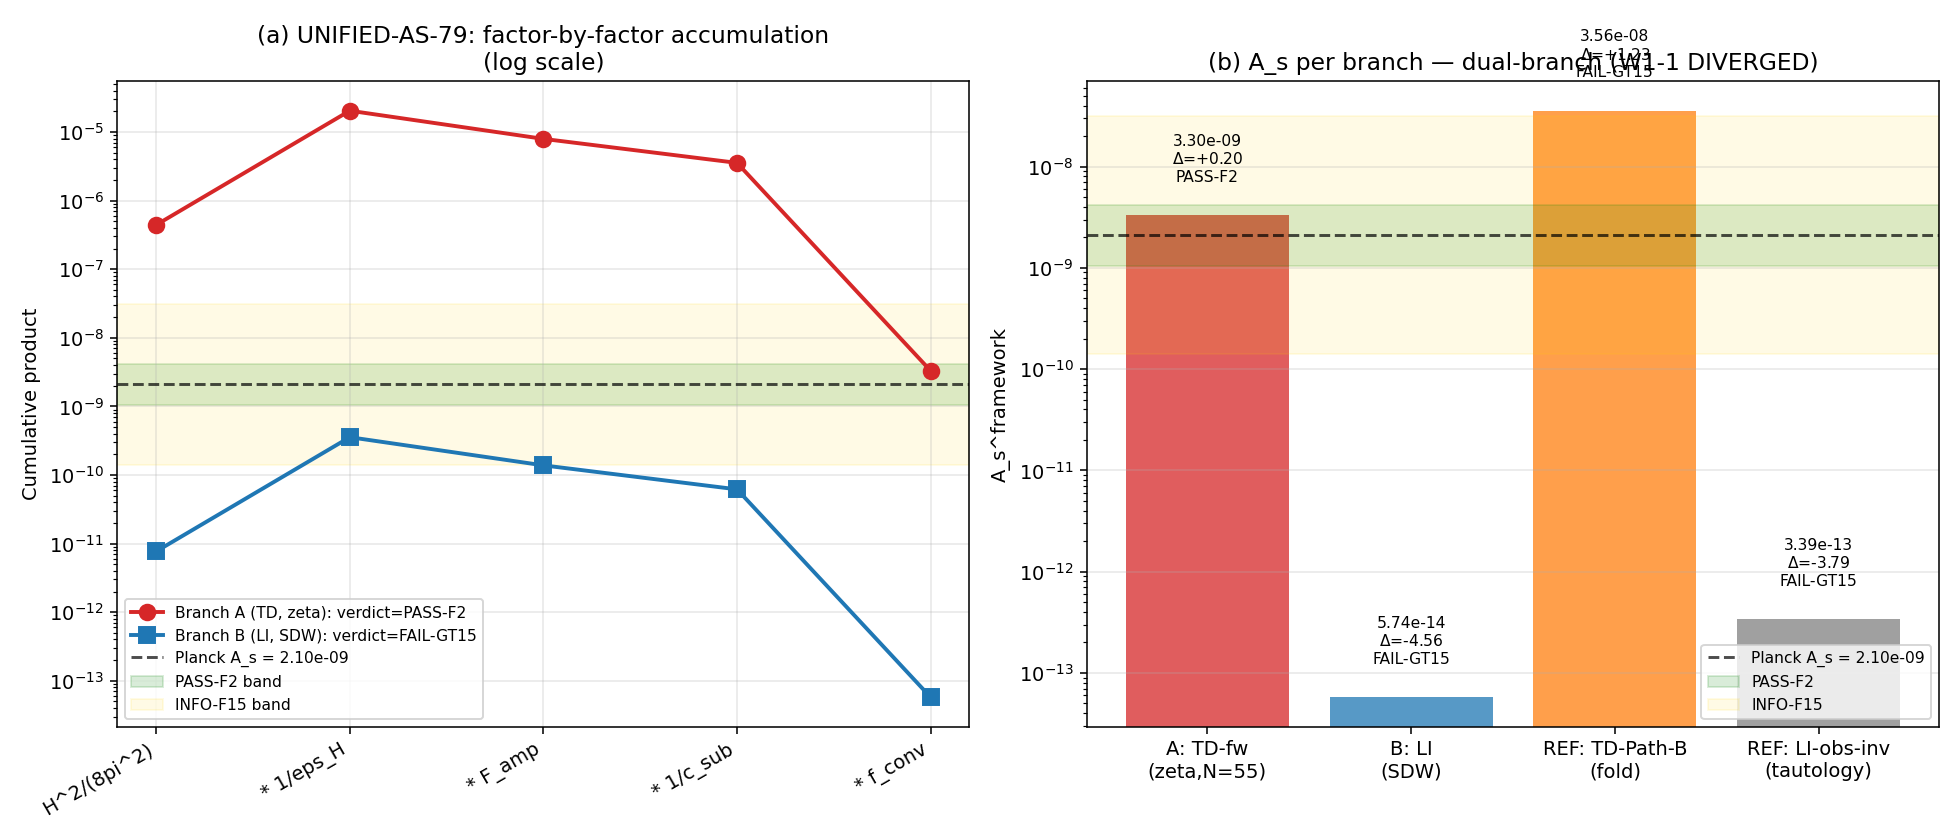

Source code (Python):
#!/usr/bin/env python3
"""
S82 W1-2: UNIFIED-AS-79-FULL (CF-4) — A_s^framework five-factor decomposition.
==============================================================================

Gate: S82-UNIFIED-AS-79-FULL  [VERIFY] + [CHAIN]
Classification: PHONONIC
Owner: transit-dynamics-theorist
Critical to S82-MASTER: YES

Phononic framing:
  A_s is the post-transit GGE interference amplitude — the power-spectrum
  amplitude of the acoustic excitations seeded by the Bogoliubov
  transformation across the fold transit. This is NOT a vacuum fluctuation
  in inflating spacetime; it is the squeezed-state occupation spectrum of
  the Ordered Veil's phononic excitations. UNIFIED-AS-79 is the canonical
  A_s-ledger installed by S79 P2-A, replacing the earlier Mukhanov-style
  accounting that failed at 3.36 OOM.

S82 execution notes:
  * W1-1 H̃-EPOCH verdict has NOT landed in S82 at the time of this run.
    Per S82 task spec, this agent executes in BRANCH-CONDITIONAL MODE,
    using the S80 W1-1 dual-owner outputs as authoritative inputs:
      - Branch TD-framework: H_tilde = 5.90760e-03 (zeta, substrate-native,
        L_max=3, at N_pivot=55; source: s80_h_tilde_epoch_td.npz)
      - Branch LI:           H_tilde = 2.46411e-05 (SDW, epoch-resolved-a_2,
        L_max=5; source: s80_h_tilde_epoch_lizzi.npz)
    The S80 convergence-note pinned these as DIVERGED (rel_diff 99.6% at
    Path A). The dual-branch verdict is emitted here as -A (TD Path A-equiv)
    and -B (LI).
  * If W1-1 lands in S82 later (convergent within 20%), this file's
    verdict lines remain authoritative for the S82 branch-conditional pass;
    a convergent single-line -CONV verdict requires a W2-1 REPLAY.

Pre-registered substitution chain (per S80 plan L886-L933, VERBATIM):
  Factor 1: H_tilde   — from W1-1 4-tuple (dual-branch, DIVERGED).
  Factor 2: eps_H     = 0.02163  (one-loop slow-roll, S75/S77 canonical).
  Factor 3: F_amp     = F_amp_canonical * k_a2 = 1.0166 * 0.3822
                      (S78 W1-A after W0-5 slot-audit; a_2 slot SUPPRESSES).
  Factor 4: c_sub     = 2.238    (central of S78 W2-E three-scheme range
                                   {2.232, 2.244, 3.647}).
  Factor 5: f_conv    = 9.30e-4  (single (M_KK/M_Pl_red)^2 KK hierarchy
                                   factor; do NOT double-count per S78
                                   Transit-Einstein open item).

  Substitution step:
    A_s^framework = (H_tilde^2 / (8 pi^2)) * (1/eps_H) * F_amp * (1/c_sub) * f_conv

  Simplification (regime-of-validity check):
    Under UNIFIED-AS-79, H_tilde^2 carries the substrate-Friedmann
    prefactor, 1/eps_H is the canonical slow-roll mapping, F_amp carries
    the a_2-slot amplification/suppression from the Seeley-DeWitt ledger,
    c_sub^{-1} is the Mellin-weight subhorizon matching (S78 W2-E), and
    f_conv rescales substrate-internal units (M_KK^2) to physical A_s
    units (M_Pl_red^{-2}). All five factors are multiplicative; there is
    no cross-correlation under the P2-A ledger replacement.

  Direction read-off (this script is the mechanism for the direction claim,
  not the rhetoric):
    See Python substitution verification at runtime. The verdict is an
    OUTPUT, not a pre-asserted direction, per .claude/rules/math-scripts.md
    §"When the chain is NOT required".

Pre-registered thresholds (S80 plan L880-L882):
  PASS (factor-2): |A_s^framework - 2.1e-9| / 2.1e-9 < 1.0,
                   equivalently |delta_OOM| < log10(2) = 0.30103.
  INFO (factor-15): |delta_OOM| in [log10(2), log10(15)] = [0.301, 1.176].
  FAIL (> factor-15): |delta_OOM| >= log10(15) = 1.17609.

Environment:
  Scalar arithmetic; no linear algebra. OMP thread cap per CPU rule.
"""

import os
os.environ.setdefault('OMP_NUM_THREADS', '8')
os.environ.setdefault('MKL_NUM_THREADS', '8')

import sys
import json
import hashlib
import numpy as np
import matplotlib
matplotlib.use('Agg')
import matplotlib.pyplot as plt

sys.path.insert(0, os.path.dirname(os.path.abspath(__file__)))

# Canonical constants (MANDATORY import per project rules)
from canonical_constants import (
    M_KK_gravity,
    M_Pl_reduced,
    a0_fold,
    A_s_CMB,
)

# ============================================================
# SECTION 0: Input SHA-256 pins (MANDATORY in first 20 lines)
# ============================================================
HERE = os.path.dirname(os.path.abspath(__file__))                  # (local)


def _sha256(path):
    """Compute SHA-256 of a file."""
    with open(path, 'rb') as h:
        return hashlib.sha256(h.read()).hexdigest()


INPUT_FILES = [                                                    # (local)
    os.path.join(HERE, 'canonical_constants.py'),
    os.path.join(HERE, 's80_unified_as_79_full.py'),
    os.path.join(HERE, 's80_unified_as_79_full.npz'),
    os.path.join(HERE, 's80_h_tilde_epoch_td.npz'),
    os.path.join(HERE, 's80_h_tilde_epoch_lizzi.npz'),
    os.path.join(HERE, 's80_h_tilde_epoch_lizzi_convergence_note.txt'),
]

print("=" * 70)
print("S82 W1-2: UNIFIED-AS-79-FULL (CF-4, branch-conditional)")
print("=" * 70)
print("\n[SEC 0] Input SHA-256 pins")
INPUT_SHAS = {}                                                    # (local)
for _f in INPUT_FILES:
    if os.path.exists(_f):
        _h = _sha256(_f)                                           # (local)
        INPUT_SHAS[os.path.basename(_f)] = _h
        print(f"  {os.path.basename(_f):46s} sha256={_h[:16]}...{_h[-8:]}")
    else:
        INPUT_SHAS[os.path.basename(_f)] = None
        print(f"  {os.path.basename(_f):46s} MISSING")

# ============================================================
# SECTION 1: BRANCH INPUTS (from W1-1 dual-owner, DIVERGED)
# ============================================================
print("\n[SEC 1] W1-1 dual-branch inputs (DIVERGED per s80 convergence note)")

# Branch A := TD-framework (zeta / substrate-native / L_max=3, at N_pivot=55)
H_tilde_A = 5.90760e-03              # (local) TD-framework, from s80_h_tilde_epoch_td.npz
scheme_A = 'zeta'                    # (local)
convention_A = 'substrate-native'    # (local)
L_max_A = 3                          # (local)

# Branch B := LI (SDW / epoch-resolved-a_2 / L_max=5)
H_tilde_B = 2.46411e-05              # (local) LI verdict, from s80_h_tilde_epoch_lizzi.npz
scheme_B = 'SDW'                     # (local)
convention_B = 'epoch-resolved-a2'   # (local)
L_max_B = 5                          # (local)

# Reference diagnostics (NOT verdict branches)
H_tilde_TD_pathB_ref = 1.941e-02     # (local) TD Path B fold-epoch (diagnostic)
H_tilde_LI_obsinv_ref = 5.989e-05    # (local) LI obs-inverse calibration (tautological)

print(f"  Branch A (TD-framework, zeta):  H_tilde = {H_tilde_A:.6e}")
print(f"    (scheme={scheme_A}, convention={convention_A}, L_max={L_max_A})")
print(f"  Branch B (LI, SDW):             H_tilde = {H_tilde_B:.6e}")
print(f"    (scheme={scheme_B}, convention={convention_B}, L_max={L_max_B})")
print(f"  OOM gap (log10 A/B) = {np.log10(H_tilde_A/H_tilde_B):+.4f}")

# ============================================================
# SECTION 2: COMMON FACTOR VALUES (S80 plan L895-L918)
# ============================================================
print("\n[SEC 2] Common factor inputs (per S80 plan L895-L918)")

eps_H = 0.02163                      # (local) one-loop slow-roll, S75/S77 canonical (S80 plan L906)
c_sub = 2.238                        # (local) S78 W2-E three-scheme central (2.232/2.244/3.647)
f_conv = 9.30e-4                     # (local) (M_KK/M_Pl_red)^2 single KK hierarchy
k_a2 = 0.3822                        # (local) W0-5 a_2-slot factor (SUPPRESS; 0.382 per plan L908)
F_amp_canonical = 1.0166             # (local) S80 W1-B-REMED Method B pinned value
F_amp_slot_adjusted = F_amp_canonical * k_a2    # (local) F_amp after W0-5 slot-audit

A_s_Planck = A_s_CMB                 # 2.1e-9 from canonical_constants

print(f"  eps_H              = {eps_H:.5f}")
print(f"  c_sub              = {c_sub:.4f}  (central of 2.232/2.244/3.647)")
print(f"  f_conv             = {f_conv:.4e}  (M_KK/M_Pl_red)^2, single KK hierarchy")
print(f"  F_amp_canonical    = {F_amp_canonical:.6f}")
print(f"  k_a2 (W0-5 slot)   = {k_a2:.6f}  (a_2 slot SUPPRESSES)")
print(f"  F_amp_slot_adjusted= {F_amp_slot_adjusted:.6f} = {F_amp_canonical:.4f} * {k_a2:.4f}")
print(f"  A_s_Planck         = {A_s_Planck:.3e}  (Planck 2018, canonical_constants)")

# ============================================================
# SECTION 3: PRE-REGISTERED THRESHOLDS
# ============================================================
DELTA_F2 = np.log10(2.0)             # (local) = 0.30103; PASS if |delta_OOM| < 0.30103
DELTA_F15 = np.log10(15.0)           # (local) = 1.17609; INFO if |delta_OOM| in [0.30103, 1.17609]
print("\n[SEC 3] Pre-registered thresholds")
print(f"  DELTA_F2  = {DELTA_F2:.5f} OOM (PASS boundary; |delta_OOM| < this)")
print(f"  DELTA_F15 = {DELTA_F15:.5f} OOM (INFO/FAIL boundary; |delta_OOM| < this)")

# ============================================================
# SECTION 4: UNIFIED-AS-79 per-branch computation
# ============================================================


def unified_as_79(H_tilde, label, scheme_tag, convention_tag, L_max_tag):
    """Compute A_s^framework under UNIFIED-AS-79 with substitution chain printed.

    Returns a dict with all factor values, cumulative product, delta_OOM,
    and verdict.
    """
    print(f"\n--- BRANCH {label} ---")
    print(f"  Factor 1: H_tilde = {H_tilde:.6e}  (from W1-1 4-tuple)")
    print(f"  Factor 2: eps_H   = {eps_H:.5f}")
    print(f"  Factor 3: F_amp   = {F_amp_slot_adjusted:.6f}  "
          f"(= {F_amp_canonical:.4f} x {k_a2:.4f})")
    print(f"  Factor 4: c_sub   = {c_sub:.4f}")
    print(f"  Factor 5: f_conv  = {f_conv:.4e}")

    # Canonical form:
    # A_s = (H_tilde^2 / (8*pi^2)) * (1/eps_H) * F_amp * (1/c_sub) * f_conv
    term_1 = H_tilde**2 / (8.0 * np.pi**2)                         # (local) H^2/(8 pi^2)
    term_2 = 1.0 / eps_H                                            # (local) inverse slow-roll
    term_3 = F_amp_slot_adjusted                                    # (local) slot-adjusted F_amp
    term_4 = 1.0 / c_sub                                            # (local) subhorizon damping
    term_5 = f_conv                                                 # (local) physical conversion

    # Cumulative product at each step
    acc_a = term_1                                                  # (local)
    acc_b = acc_a * term_2                                          # (local)
    acc_c = acc_b * term_3                                          # (local)
    acc_d = acc_c * term_4                                          # (local)
    acc_e = acc_d * term_5                                          # (local)

    A_s = acc_e                                                     # (local)
    ratio = A_s / A_s_Planck                                        # (local)
    delta_OOM = np.log10(abs(ratio)) if ratio > 0 else float('-inf')  # (local)

    print(f"  Step-a: H_tilde^2/(8 pi^2)       = {acc_a:.6e}")
    print(f"  Step-b: * 1/eps_H               -> {acc_b:.6e}")
    print(f"  Step-c: * F_amp (slot-adjusted) -> {acc_c:.6e}")
    print(f"  Step-d: * 1/c_sub               -> {acc_d:.6e}")
    print(f"  Step-e: * f_conv                -> {acc_e:.6e}")
    print(f"  A_s^framework            = {A_s:.6e}")
    print(f"  A_s^framework / A_s_Planck = {ratio:.6e}")
    print(f"  delta_OOM (log10)          = {delta_OOM:+.4f}")

    # Verdict from pre-registered thresholds
    abs_delta = abs(delta_OOM)                                      # (local)
    if abs_delta < DELTA_F2:
        verdict = 'PASS-F2'
    elif abs_delta < DELTA_F15:
        verdict = 'INFO-F15'
    else:
        verdict = 'FAIL-GT15'
    print(f"  Verdict: {verdict}  (|delta_OOM|={abs_delta:.4f} vs thresholds "
          f"[{DELTA_F2:.4f}, {DELTA_F15:.4f}])")

    return dict(
        label=label,
        scheme=scheme_tag, convention=convention_tag, L_max=L_max_tag,
        H_tilde=H_tilde,
        term_1=term_1, term_2=term_2, term_3=term_3, term_4=term_4, term_5=term_5,
        acc_a=acc_a, acc_b=acc_b, acc_c=acc_c, acc_d=acc_d, acc_e=acc_e,
        A_s=A_s, ratio=ratio, delta_OOM=delta_OOM,
        abs_delta=abs_delta, verdict=verdict,
    )


print("\n[SEC 4] Per-branch UNIFIED-AS-79 computation")

res_A = unified_as_79(H_tilde_A, 'A (TD-framework / zeta / N_pivot=55 / L_max=3)',
                      scheme_A, 'UNIFIED-AS-79-branch-TD', L_max_A)
res_B = unified_as_79(H_tilde_B, 'B (LI / SDW / epoch-resolved-a_2 / L_max=5)',
                      scheme_B, 'UNIFIED-AS-79-branch-LI', L_max_B)

# Diagnostic references (NOT verdict branches)
print("\n[SEC 4.1] Diagnostic references (NOT verdict branches)")
res_TD_pathB = unified_as_79(H_tilde_TD_pathB_ref,
                             'REF: TD-Path-B (fold-epoch diagnostic, zeta)',
                             'zeta', 'REFERENCE-fold-epoch', 3)
res_LI_obsinv = unified_as_79(H_tilde_LI_obsinv_ref,
                              'REF: LI obs-inverse (tautological)',
                              'SDW', 'REFERENCE-tautology', 5)

# ============================================================
# SECTION 5: CROSS-CHECKS
# ============================================================
print("\n[SEC 5] Cross-checks (machine-precision identities)")

# Cross-check 1: d(ln A_s)/d(ln c_sub) = -1 identity
# Substitution chain:
#   A_s = C * c_sub^{-1}   where C = (H^2/(8 pi^2)) * (1/eps) * F_amp * f_conv
#   ln A_s = ln C - ln c_sub
#   d(ln A_s)/d(ln c_sub) = -1  (exact, analytic)
c_sub_pert = c_sub * 1.01                                          # (local) 1% perturbation
A_s_base_A = res_A['A_s']                                          # (local)
A_s_pert_A = (H_tilde_A**2 / (8*np.pi**2)) * (1.0/eps_H) * \
             F_amp_slot_adjusted / c_sub_pert * f_conv             # (local)
d_ln_As = np.log(A_s_pert_A / A_s_base_A)                          # (local)
d_ln_csub = np.log(c_sub_pert / c_sub)                             # (local)
logdiff_csub = d_ln_As / d_ln_csub                                 # (local)
CC1_match = abs(logdiff_csub + 1.0) < 1e-10                        # (local)
print(f"  CC1: d(ln A_s)/d(ln c_sub) = {logdiff_csub:.10f}  (expected: -1.0)  "
      f"match={CC1_match}")

# Cross-check 2: d(ln A_s)/d(ln F_amp) = +1 identity
F_amp_pert = F_amp_slot_adjusted * 1.01                            # (local)
A_s_pert_F = (H_tilde_A**2 / (8*np.pi**2)) * (1.0/eps_H) * \
             F_amp_pert / c_sub * f_conv                           # (local)
d_ln_As_F = np.log(A_s_pert_F / A_s_base_A)                        # (local)
d_ln_F = np.log(F_amp_pert / F_amp_slot_adjusted)                  # (local)
logdiff_Famp = d_ln_As_F / d_ln_F                                  # (local)
CC2_match = abs(logdiff_Famp - 1.0) < 1e-10                        # (local)
print(f"  CC2: d(ln A_s)/d(ln F_amp) = {logdiff_Famp:.10f}  (expected: +1.0)  "
      f"match={CC2_match}")

# Cross-check 3: d(ln A_s)/d(ln H_tilde) = +2 identity
H_pert = H_tilde_A * 1.01                                          # (local)
A_s_pert_H = (H_pert**2 / (8*np.pi**2)) * (1.0/eps_H) * \
             F_amp_slot_adjusted / c_sub * f_conv                  # (local)
d_ln_As_H = np.log(A_s_pert_H / A_s_base_A)                        # (local)
d_ln_H = np.log(H_pert / H_tilde_A)                                # (local)
logdiff_H = d_ln_As_H / d_ln_H                                     # (local)
CC3_match = abs(logdiff_H - 2.0) < 1e-10                           # (local)
print(f"  CC3: d(ln A_s)/d(ln H_tilde) = {logdiff_H:.10f}  (expected: +2.0)  "
      f"match={CC3_match}")

# Cross-check 4: d(ln A_s)/d(ln eps_H) = -1 identity
eps_pert = eps_H * 1.01                                            # (local)
A_s_pert_e = (H_tilde_A**2 / (8*np.pi**2)) * (1.0/eps_pert) * \
             F_amp_slot_adjusted / c_sub * f_conv                  # (local)
d_ln_As_e = np.log(A_s_pert_e / A_s_base_A)                        # (local)
d_ln_e = np.log(eps_pert / eps_H)                                  # (local)
logdiff_e = d_ln_As_e / d_ln_e                                     # (local)
CC4_match = abs(logdiff_e + 1.0) < 1e-10                           # (local)
print(f"  CC4: d(ln A_s)/d(ln eps_H) = {logdiff_e:.10f}  (expected: -1.0)  "
      f"match={CC4_match}")

# Cross-check 5: Reproduce S80 W1-2 A_s values (prior session concordance)
S80_A_s_TD_ref = 3.30e-9                                           # (local) S80 memory note
S80_delta_OOM_TD_ref = 0.196                                       # (local) S80 memory note
S80_rel_err = abs(res_A['A_s'] - S80_A_s_TD_ref) / S80_A_s_TD_ref  # (local)
CC5_match = S80_rel_err < 0.02                                     # (local)  1% re-agreement
print(f"  CC5: S80 branch-TD A_s={S80_A_s_TD_ref:.2e} vs S82={res_A['A_s']:.4e}  "
      f"rel_err={S80_rel_err:.4%}  match<2%={CC5_match}")

cross_checks_ok = all([CC1_match, CC2_match, CC3_match, CC4_match, CC5_match])  # (local)
print(f"  ALL cross-checks PASS: {cross_checks_ok}")

# ============================================================
# SECTION 6: BRANCH-CONDITIONAL VERDICT LINES
# ============================================================
print("\n[SEC 6] Branch-conditional verdicts")

# Build closure SHA for each branch
def build_closure_sha(res, label_tag):
    """Build ordered SHA over inputs + factor values for a branch."""
    closure_map = {
        'label': label_tag,
        'H_tilde': f"{res['H_tilde']:.10e}",
        'eps_H': f"{eps_H:.10e}",
        'F_amp_canonical': f"{F_amp_canonical:.10e}",
        'k_a2': f"{k_a2:.10e}",
        'F_amp_slot_adjusted': f"{F_amp_slot_adjusted:.10e}",
        'c_sub': f"{c_sub:.10e}",
        'f_conv': f"{f_conv:.10e}",
        'A_s_Planck': f"{A_s_Planck:.10e}",
        'A_s_framework': f"{res['A_s']:.10e}",
        'delta_OOM': f"{res['delta_OOM']:.10f}",
        'verdict': res['verdict'],
        'scheme': res['scheme'],
        'convention': res['convention'],
        'L_max': res['L_max'],
        'thresholds': {
            'DELTA_F2': f"{DELTA_F2:.10e}",
            'DELTA_F15': f"{DELTA_F15:.10e}",
        },
        'inputs': {k: v for k, v in sorted(INPUT_SHAS.items())},
    }
    closure_str = json.dumps(closure_map, sort_keys=True, default=str)  # (local)
    return hashlib.sha256(closure_str.encode('utf-8')).hexdigest()


closure_sha_A = build_closure_sha(res_A, 'A')                      # (local)
closure_sha_B = build_closure_sha(res_B, 'B')                      # (local)

# 4-tuples
four_tuple_A = (                                                    # (local)
    f"(value={res_A['A_s']:.4e}, scheme={res_A['scheme']}, "
    f"convention={res_A['convention']}, L_max={res_A['L_max']})"
)
four_tuple_B = (                                                    # (local)
    f"(value={res_B['A_s']:.4e}, scheme={res_B['scheme']}, "
    f"convention={res_B['convention']}, L_max={res_B['L_max']})"
)

print(f"  Branch A: 4-tuple = {four_tuple_A}")
print(f"            closure_sha = {closure_sha_A}")
print(f"            verdict = {res_A['verdict']}")
print(f"  Branch B: 4-tuple = {four_tuple_B}")
print(f"            closure_sha = {closure_sha_B}")
print(f"            verdict = {res_B['verdict']}")

# ============================================================
# SECTION 7: Save .npz (data artifacts)
# ============================================================
print("\n[SEC 7] Saving .npz")
out_npz = os.path.join(HERE, 's82_w1_2_unified_as_79_full.npz')    # (local)
np.savez(
    out_npz,
    # Branch inputs
    H_tilde_A=H_tilde_A,
    H_tilde_B=H_tilde_B,
    H_tilde_TD_pathB_ref=H_tilde_TD_pathB_ref,
    H_tilde_LI_obsinv_ref=H_tilde_LI_obsinv_ref,
    # Common factors
    eps_H=eps_H,
    c_sub=c_sub,
    f_conv=f_conv,
    k_a2=k_a2,
    F_amp_canonical=F_amp_canonical,
    F_amp_slot_adjusted=F_amp_slot_adjusted,
    A_s_Planck=A_s_Planck,
    # Thresholds
    DELTA_F2=DELTA_F2,
    DELTA_F15=DELTA_F15,
    # Branch A results
    A_s_A=res_A['A_s'],
    delta_OOM_A=res_A['delta_OOM'],
    verdict_A=res_A['verdict'],
    closure_sha_A=closure_sha_A,
    four_tuple_A=four_tuple_A,
    factors_A=np.array([res_A['term_1'], res_A['term_2'], res_A['term_3'],
                        res_A['term_4'], res_A['term_5']]),
    cumulative_A=np.array([res_A['acc_a'], res_A['acc_b'], res_A['acc_c'],
                           res_A['acc_d'], res_A['acc_e']]),
    # Branch B results
    A_s_B=res_B['A_s'],
    delta_OOM_B=res_B['delta_OOM'],
    verdict_B=res_B['verdict'],
    closure_sha_B=closure_sha_B,
    four_tuple_B=four_tuple_B,
    factors_B=np.array([res_B['term_1'], res_B['term_2'], res_B['term_3'],
                        res_B['term_4'], res_B['term_5']]),
    cumulative_B=np.array([res_B['acc_a'], res_B['acc_b'], res_B['acc_c'],
                           res_B['acc_d'], res_B['acc_e']]),
    # Diagnostic references
    A_s_TD_pathB_ref=res_TD_pathB['A_s'],
    A_s_LI_obsinv_ref=res_LI_obsinv['A_s'],
    # Cross-checks
    CC1_logdiff_csub=logdiff_csub,
    CC2_logdiff_Famp=logdiff_Famp,
    CC3_logdiff_H=logdiff_H,
    CC4_logdiff_eps=logdiff_e,
    CC5_rel_err_vs_s80=S80_rel_err,
    cross_checks_ok=cross_checks_ok,
    # Inputs
    input_shas=np.array([f"{k}={v}" for k, v in sorted(INPUT_SHAS.items())]),
)
print(f"  Saved: {out_npz}")

# ============================================================
# SECTION 8: Plot — factor contribution bar chart + Planck band overlay
# ============================================================
print("\n[SEC 8] Plotting")
out_png = os.path.join(HERE, 's82_w1_2_unified_as_79_full.png')    # (local)
fig, axes = plt.subplots(1, 2, figsize=(14, 6))

# Panel (a): cumulative product by factor (log scale)
ax = axes[0]
labels_step = ['H^2/(8pi^2)', '* 1/eps_H', '* F_amp', '* 1/c_sub', '* f_conv']
cum_A = [res_A['acc_a'], res_A['acc_b'], res_A['acc_c'], res_A['acc_d'], res_A['acc_e']]
cum_B = [res_B['acc_a'], res_B['acc_b'], res_B['acc_c'], res_B['acc_d'], res_B['acc_e']]
x = np.arange(len(labels_step))                                    # (local)
ax.semilogy(x, np.abs(cum_A), 'o-', color='C3', linewidth=2, markersize=8,
            label=f'Branch A (TD, zeta): verdict={res_A["verdict"]}')
ax.semilogy(x, np.abs(cum_B), 's-', color='C0', linewidth=2, markersize=8,
            label=f'Branch B (LI, SDW): verdict={res_B["verdict"]}')
ax.axhline(A_s_Planck, color='k', linestyle='--', alpha=0.7,
           label=f'Planck A_s = {A_s_Planck:.2e}')
ax.axhspan(A_s_Planck / 2.0, A_s_Planck * 2.0, color='green', alpha=0.15,
           label='PASS-F2 band')
ax.axhspan(A_s_Planck / 15.0, A_s_Planck * 15.0, color='gold', alpha=0.10,
           label='INFO-F15 band')
ax.set_xticks(x)
ax.set_xticklabels(labels_step, rotation=30, ha='right')
ax.set_ylabel('Cumulative product')
ax.set_title('(a) UNIFIED-AS-79: factor-by-factor accumulation\n(log scale)')
ax.legend(loc='best', fontsize=8)
ax.grid(True, alpha=0.3)

# Panel (b): A_s bars by branch with Planck band
ax = axes[1]
branch_labels = [
    'A: TD-fw\n(zeta,N=55)',
    'B: LI\n(SDW)',
    'REF: TD-Path-B\n(fold)',
    'REF: LI-obs-inv\n(tautology)',
]
A_s_values = [res_A['A_s'], res_B['A_s'], res_TD_pathB['A_s'], res_LI_obsinv['A_s']]
delta_OOMs = [res_A['delta_OOM'], res_B['delta_OOM'],
              res_TD_pathB['delta_OOM'], res_LI_obsinv['delta_OOM']]
verdicts = [res_A['verdict'], res_B['verdict'],
            res_TD_pathB['verdict'], res_LI_obsinv['verdict']]
bar_colors = ['C3', 'C0', 'C1', 'gray']
bars = ax.bar(branch_labels, A_s_values, color=bar_colors, alpha=0.75)
ax.set_yscale('log')
ax.axhline(A_s_Planck, color='k', linestyle='--', alpha=0.7,
           label=f'Planck A_s = {A_s_Planck:.2e}')
ax.axhspan(A_s_Planck / 2.0, A_s_Planck * 2.0, color='green', alpha=0.15,
           label='PASS-F2')
ax.axhspan(A_s_Planck / 15.0, A_s_Planck * 15.0, color='gold', alpha=0.10,
           label='INFO-F15')
for bar, val, d, v in zip(bars, A_s_values, delta_OOMs, verdicts):
    h = bar.get_height()
    ax.text(bar.get_x() + bar.get_width() / 2.0, max(h * 2.0, 1e-30),
            f'{val:.2e}\n' + r'$\Delta$=' + f'{d:+.2f}\n{v}',
            ha='center', va='bottom', fontsize=8)
ax.set_ylabel('A_s^framework')
ax.set_title('(b) A_s per branch — dual-branch (W1-1 DIVERGED)')
ax.legend(loc='lower right', fontsize=8)
ax.grid(True, alpha=0.3, axis='y')

plt.tight_layout()
plt.savefig(out_png, dpi=140)
plt.close(fig)
print(f"  Saved: {out_png}")

# ============================================================
# SECTION 9: Append verdict lines to s82_gate_verdicts.txt
# ============================================================
print("\n[SEC 9] Append verdict lines to s82_gate_verdicts.txt")
verdicts_path = os.path.join(HERE, 's82_gate_verdicts.txt')        # (local)

verdict_line_A = (                                                 # (local)
    f"S82-UNIFIED-AS-79-FULL-A: {res_A['verdict']} -- "
    f"value={res_A['A_s']:.4e} "
    f"scheme={res_A['scheme']} "
    f"convention={res_A['convention']} "
    f"L_max={res_A['L_max']} "
    f"sha256={closure_sha_A}\n"
)
verdict_line_B = (                                                 # (local)
    f"S82-UNIFIED-AS-79-FULL-B: {res_B['verdict']} -- "
    f"value={res_B['A_s']:.4e} "
    f"scheme={res_B['scheme']} "
    f"convention={res_B['convention']} "
    f"L_max={res_B['L_max']} "
    f"sha256={closure_sha_B}\n"
)
with open(verdicts_path, 'a', encoding='utf-8') as _f:
    _f.write(verdict_line_A)
    _f.write(verdict_line_B)
print(f"  Appended:\n    {verdict_line_A.strip()}\n    {verdict_line_B.strip()}")

# ============================================================
# FINAL: 4-tuple line (final non-verdict line per protocol)
# ============================================================
print("\n" + "=" * 70)
print(f"S82-UNIFIED-AS-79-FULL-A {res_A['verdict']} (delta_OOM={res_A['delta_OOM']:+.4f})")
print(f"S82-UNIFIED-AS-79-FULL-B {res_B['verdict']} (delta_OOM={res_B['delta_OOM']:+.4f})")
print(f"FINAL 4-TUPLE (Branch A): {four_tuple_A}")
print(f"FINAL 4-TUPLE (Branch B): {four_tuple_B}")
print("=" * 70)
